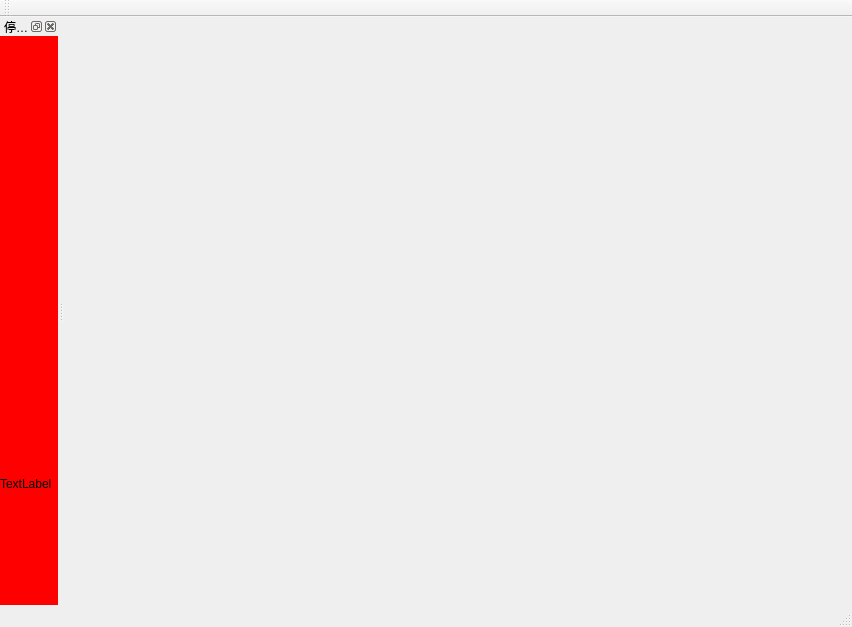
<?xml version="1.0" encoding="UTF-8"?>
<ui version="4.0">
 <class>MainWindow</class>
 <widget class="QMainWindow" name="MainWindow">
  <property name="geometry">
   <rect>
    <x>0</x>
    <y>0</y>
    <width>852</width>
    <height>627</height>
   </rect>
  </property>
  <property name="windowTitle">
   <string>MainWindow</string>
  </property>
  <widget class="QWidget" name="centralWidget"/>
  <widget class="QMenuBar" name="menuBar">
   <property name="geometry">
    <rect>
     <x>0</x>
     <y>0</y>
     <width>852</width>
     <height>26</height>
    </rect>
   </property>
  </widget>
  <widget class="QToolBar" name="mainToolBar">
   <attribute name="toolBarArea">
    <enum>TopToolBarArea</enum>
   </attribute>
   <attribute name="toolBarBreak">
    <bool>false</bool>
   </attribute>
  </widget>
  <widget class="QStatusBar" name="statusBar"/>
  <widget class="QDockWidget" name="dockWidget">
   <property name="styleSheet">
    <string notr="true">background-color: rgb(255, 0, 0);</string>
   </property>
   <property name="windowTitle">
    <string>停靠窗口</string>
   </property>
   <attribute name="dockWidgetArea">
    <number>1</number>
   </attribute>
   <widget class="QWidget" name="dockWidgetContents">
    <widget class="QLabel" name="label">
     <property name="geometry">
      <rect>
       <x>0</x>
       <y>440</y>
       <width>72</width>
       <height>15</height>
      </rect>
     </property>
     <property name="text">
      <string>TextLabel</string>
     </property>
    </widget>
   </widget>
  </widget>
 </widget>
 <layoutdefault spacing="6" margin="11"/>
 <resources/>
 <connections/>
</ui>
